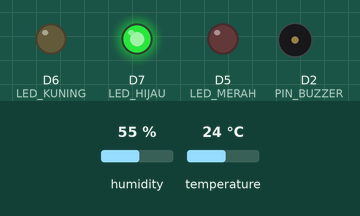
The sketch below on a simulated ESP8266 (NodeMCU). Parts: output pins drawn as LEDs (lit = HIGH), buzzer (waves = sounding). The inputs (shaded band) are chosen by the test bench; at power-on: temperature 24 °C, humidity 55 %.

Above: at 2.8 s.
2.9 s: temperature set to 28 °C
5.6 s: temperature set to 31 °C
At 6.4 s:
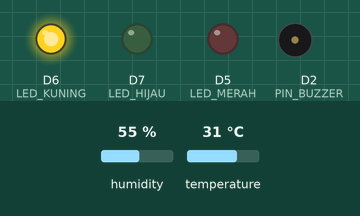
8.3 s: temperature set to 35 °C
11.3 s: temperature set to 38 °C
At 12.5 s:
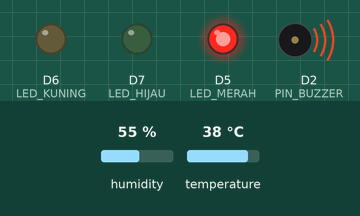
14.0 s: temperature set to 12 °C
At 14.9 s:
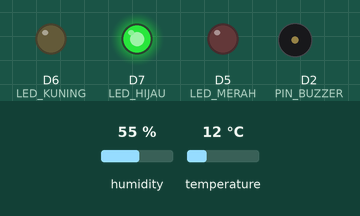
16.7 s: temperature set to 33 °C
At 18.5 s:
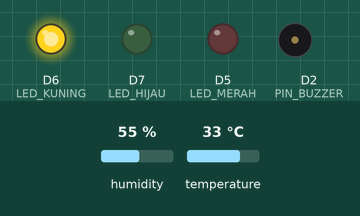
Timing chart, 0 to 20.0 s (numbered marks = the images above; inputs shaded):
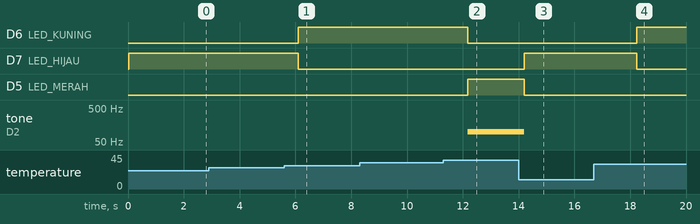

Measured:
- the behaviour switches between 29 and 30 °C on temperature (found by bisection; images 0 and 1)
- the behaviour switches between 36 and 37 °C on temperature (found by bisection; images 1 and 2)
- after the input at 2.9 s, every drawn part: stays the same
- after the input at 5.6 s, D6 (LED_KUNING): LOW → HIGH after 0.50 s; D7 (LED_HIJAU): HIGH → LOW after 0.50 s
- after the input at 8.3 s, every drawn part: stays the same
- after the input at 11.3 s, D6 (LED_KUNING): HIGH → LOW after 0.87 s; D5 (LED_MERAH): LOW → HIGH after 0.87 s; tone on D2 (PIN_BUZZER): silent → 100 Hz after 0.87 s
- after the input at 14.0 s, D7 (LED_HIJAU): LOW → HIGH after 0.19 s; D5 (LED_MERAH): HIGH → LOW after 0.19 s; tone on D2 (PIN_BUZZER): 100 Hz → silent after 0.19 s
- after the input at 16.7 s, D6 (LED_KUNING): LOW → HIGH after 1.5 s; D7 (LED_HIJAU): HIGH → LOW after 1.5 s

The sketch:

Posttest3IoT.ino
```cpp
#include <ESP8266WiFi.h>
#include <ThingerESP8266.h>
#include <DHT.h>

// hotspot
#define SSID "Infinix NOTE 30"
#define SSID_PASSWORD "2209106013"

// konfig thinger
#define USERNAME "juniververonikalili"
#define DEVICE_ID "IOT_PRAK"
#define DEVICE_CREDENTIAL "8Liwa4!xvNCqXFYt"

// penggunaan pin
#define DHT_PIN D4      // Pin DHT11
#define DHT_TYPE DHT11
#define PIN_BUZZER D2 // Pin BUZZER
#define LED_MERAH D5   // Pin LED MERAH
#define LED_KUNING D6  // Pin LED KUNING
#define LED_HIJAU D7     // Pin LED HIJAU

// Inisialisasi objek untuk terhubung ke Thinger.io
ThingerESP8266 thing(USERNAME, DEVICE_ID, DEVICE_CREDENTIAL);

// Inisialisasi objek untuk DHT11
DHT dht(DHT_PIN, DHT_TYPE);

// variabel suhu
float suhu, suhu_kelvin, suhu_fahrenheit;

void setup() {
  Serial.begin(115200);

  pinMode(PIN_BUZZER, OUTPUT);
  pinMode(LED_MERAH, OUTPUT);
  pinMode(LED_KUNING, OUTPUT);
  pinMode(LED_HIJAU, OUTPUT);

  // mengaktifkan sensor dht
  dht.begin();

  // menghubungkan esp ke thinger.io
  thing.add_wifi(SSID, SSID_PASSWORD);

  // untuk membaca suhu di thinger
  thing["Suhu"] >> [](pson& out){
    suhu_fahrenheit = (suhu * 9 / 5) + 32; // Konversi ke Fahrenheit
    suhu_kelvin = suhu + 273; // Konversi ke Kelvin

    // Menyimpan nilai suhu dalam objek out
    out["Celcius"] = suhu;
    out["Fahrenheit"] = suhu_fahrenheit;
    out["Kelvin"] = suhu_kelvin;
  };
}

void loop() {
  thing.handle();
  suhu = dht.readTemperature();
  if(suhu < 30) {
      digitalWrite(LED_HIJAU, HIGH);  // LED hijau menyala
      digitalWrite(LED_KUNING, LOW);
      digitalWrite(LED_MERAH, LOW);
      noTone(PIN_BUZZER);
  }else if(suhu >= 30 && suhu <= 36) {
    digitalWrite(LED_HIJAU, LOW);
    digitalWrite(LED_KUNING, HIGH);  // LED kuning menyala
    digitalWrite(LED_MERAH, LOW);
    noTone(PIN_BUZZER);
  }else {
    digitalWrite(LED_HIJAU, LOW);
    digitalWrite(LED_KUNING, LOW);
    digitalWrite(LED_MERAH, HIGH);     // LED merah menyala
    tone (PIN_BUZZER, 100);
  }
}
```
